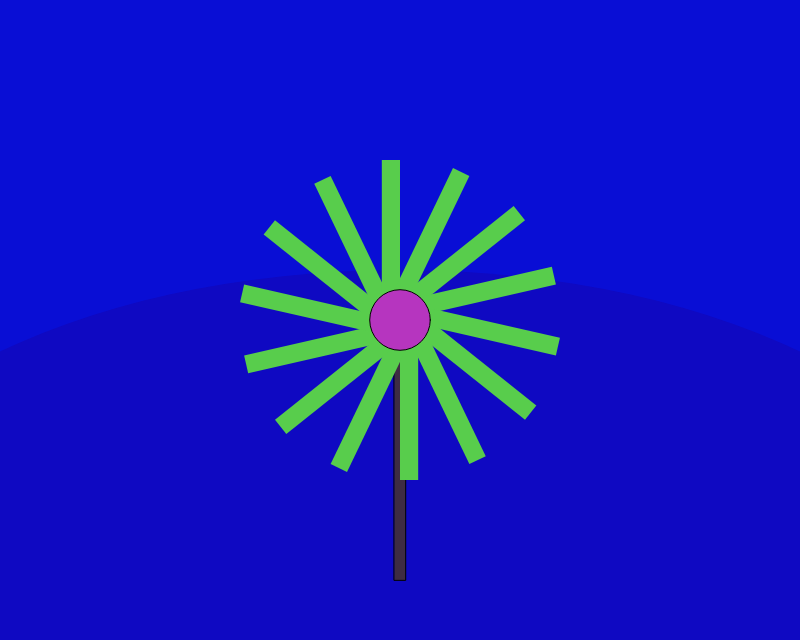
Frame 1 (no input)
Frame 60 (no input): identical to frame 1, image omitted
Frame 120 (the mouse pressed at the canvas centre since frame 60): identical to frame 1, image omitted

The p5.js sketch that drew this single still picture (run headless with seeded random() and noise() and a simulated clock; from frame 60 on, the mouse is pressed at the canvas centre):

// p5.js sketch
// ── sketch.js
// GLOBALS

var radius;
var color_center;
var color_trunk;
var trunk_wide;
var trunk_height;
var color_petal;
var petal_wide;
var petal_long;
var petals;
var bck_color;
var hill_color;

function coloring() {
    // COLORS
    color_center = color(random(0,255), random(0,255), random(0,255));
    color_petal = color(random(0,255), random(0,255), random(0,255));
    color_trunk = color(random(0,255), random(0,255), random(0,255));
    bck_color = color(random(0,20), random(0,20), random(50,255));
    hill_color = color(random(0,250), random(0,20), random(0, 255));
}

function setup() {
    createCanvas(800, 640);
    translate(width/2, height/2);

    seedTheWorld();

}

function createPlanet() {
    noStroke();
    background(bck_color);
    fill(hill_color);
    ellipse(0, height/2-50, width*1.5, height);
}

function createDaisy() {
    // DIMENSIONS
    radius = random(20, 80);
    trunk_height = random(radius*2, height/2);
    trunk_wide = random(10, radius/2)
    petals = ceil(random(7, 15));
    petal_long = random(trunk_height*0.4, trunk_height*0.8 - radius);
    petal_wide = random(trunk_wide*1.4, trunk_wide*2);

    // BLOOM!
    stroke(1);
    fill(color_trunk);
    rect(0-(trunk_wide/2), 0, trunk_wide, trunk_height);

    noStroke();
    fill(color_petal);
    for (var i = 0; i < petals; i++) {
        rect(0, 0 + radius/4, petal_wide, petal_long);
        rotate((2*PI)/petals);
    }

    stroke(2);
    fill(color_center);
    ellipse(0, 0, radius, radius);
}

function seedTheWorld(){
    coloring();
    createPlanet(bck_color, hill_color);
    createDaisy(color_center, color_petal, color_trunk);
}

function mouseClicked() {
    translate(width/2, height/2);
    seedTheWorld();
}

function draw() {

}
// ── master.css
body {
    background-color: cornflowerblue;
    padding: 0;
    margin: 0;
    color: white;
    text-align: center;
}
header {
    text-align: center;
    margin: 0.3rem;
}
nav {
    float: left;
    text-align: left;
    position: absolute;
    width: 13%;
    min-width: 155px;
    padding: 1.2rem;
    background-color: white;
    border-radius: 0 10% 10% 0;
}

nav h2 {
    color: black;
    text-transform: uppercase;
    font-size: 1.2rem;
}

nav ul {
    list-style: none;
    margin-left: -1.2rem;
}

nav li {
    margin-bottom: 1.2rem;
}

nav li a {
    text-decoration: none;
    color: #5153f5;
}

canvas {
    border: 5px dashed white;
}
